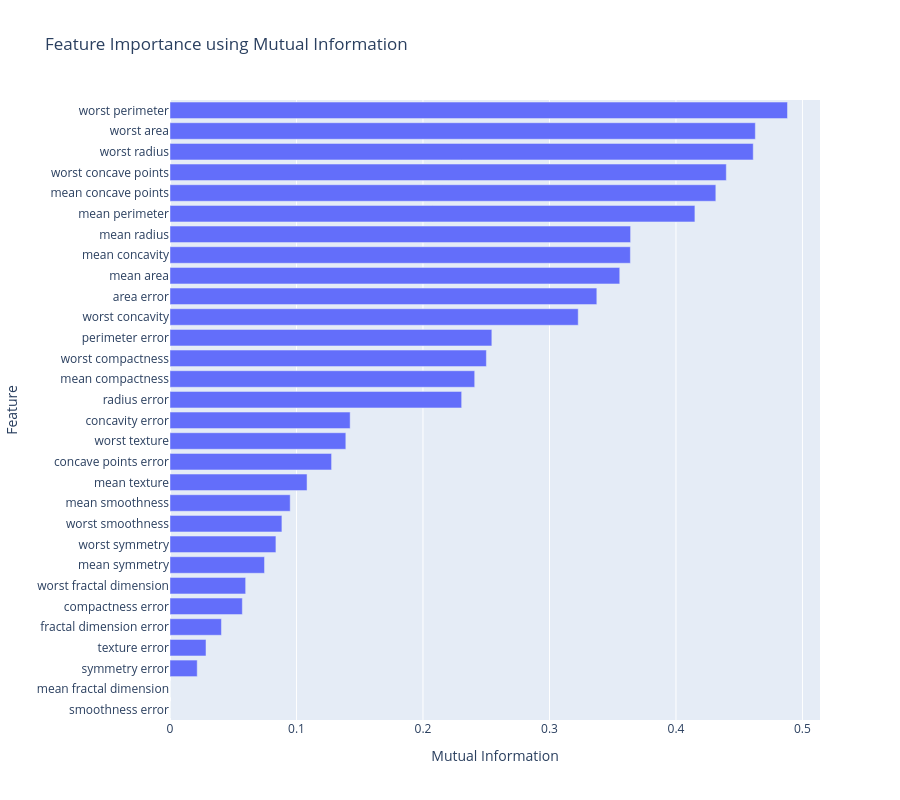

Notebook code for this chart:
### Markdown cell above
## Mutual information analysis

### Code cell
print("Computing Mutual Information between features and target")

mi = mutual_info_classif(X_train, y_train)

mi_df = pd.DataFrame({
    "feature": X_train.columns,
    "mutual_information": mi
}).sort_values("mutual_information", ascending=True)  

fig = px.bar(
    mi_df,
    x="mutual_information",
    y="feature",
    orientation="h",
    title="Feature Importance using Mutual Information",
    height=800 
)

fig.update_layout(
    yaxis=dict(
        title="Feature",
        automargin=True
    ),
    xaxis_title="Mutual Information",
    yaxis_title="Feature",
)

fig.show()

### Figure 1 — Plotly figure (JSON) as saved in the notebook; plotly's stock layout.template omitted (floating-point values rounded to 4 significant figures)
{"data": [{"hovertemplate": "mutual_information=%{x}<br>feature=%{y}<extra></extra>", "legendgroup": "", "marker": {"color": "#636efa", "pattern": {"shape": ""}}, "name": "", "orientation": "h", "showlegend": false, "textposition": "auto", "type": "bar", "x": [0.0, 0.0, 0.02152, 0.02846, 0.04067, 0.05719, 0.05981, 0.07472, 0.08373, 0.08847, 0.09503, 0.1083, 0.1277, 0.139, 0.1424, 0.2306, 0.2409, 0.2501, 0.2544, 0.3227, 0.3374, 0.3556, 0.364, 0.3641, 0.415, 0.4315, 0.4398, 0.4611, 0.4627, 0.4882], "xaxis": "x", "y": ["smoothness error", "mean fractal dimension", "symmetry error", "texture error", "fractal dimension error", "compactness error", "worst fractal dimension", "mean symmetry", "worst symmetry", "worst smoothness", "mean smoothness", "mean texture", "concave points error", "worst texture", "concavity error", "radius error", "mean compactness", "worst compactness", "perimeter error", "worst concavity", "area error", "mean area", "mean concavity", "mean radius", "mean perimeter", "mean concave points", "worst concave points", "worst radius", "worst area", "worst perimeter"], "yaxis": "y"}], "layout": {"barmode": "relative", "height": 800, "legend": {"tracegroupgap": 0}, "title": {"text": "Feature Importance using Mutual Information"}, "xaxis": {"anchor": "y", "domain": [0, 1], "title": {"text": "Mutual Information"}}, "yaxis": {"anchor": "x", "automargin": true, "domain": [0, 1], "title": {"text": "Feature"}}}}
